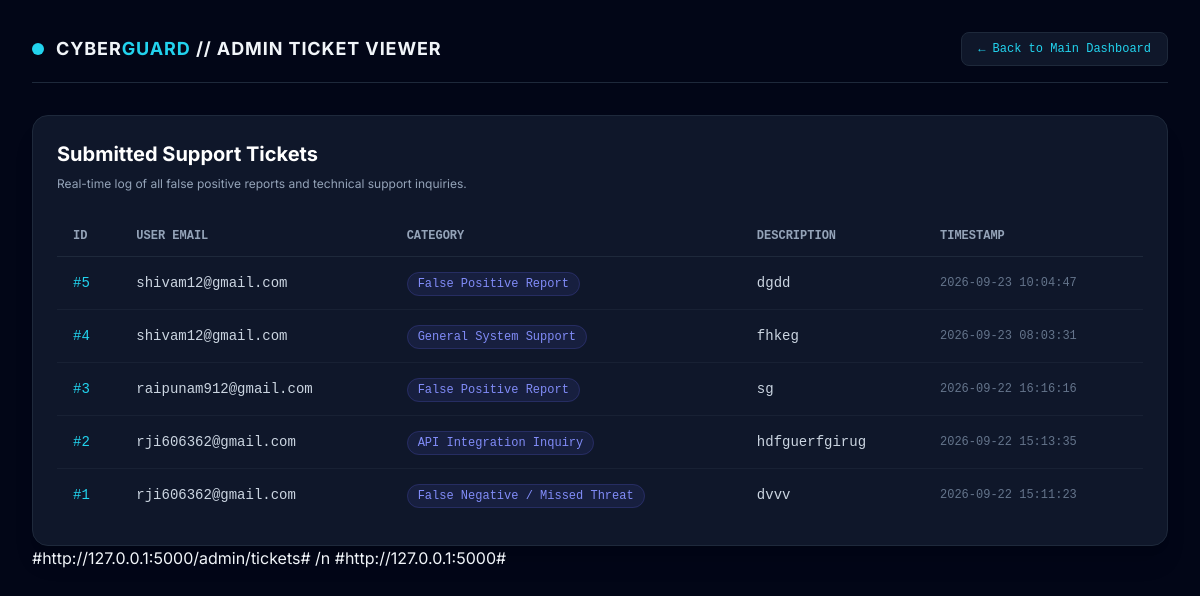
The page /admin/tickets on the database its author committed.
### tables this page shows
CREATE TABLE support_tickets (
            id INTEGER PRIMARY KEY AUTOINCREMENT,
            email TEXT NOT NULL,
            category TEXT NOT NULL,
            description TEXT NOT NULL,
            timestamp DATETIME DEFAULT CURRENT_TIMESTAMP
        );

### app.py (the view)
@app.route('/admin/tickets')
def admin_tickets():
    try:
        conn = sqlite3.connect('security_hub.db')
        cursor = conn.cursor()
        cursor.execute('SELECT id, email, category, description, timestamp FROM support_tickets ORDER BY timestamp DESC')
        tickets = cursor.fetchall()
        conn.close()
        return flask.render_template('admin.html', tickets=tickets)
    except Exception as e:
        return f"Database Error: {str(e)}"

### templates/admin.html (shortened to what this page needs)
<!DOCTYPE html>
<html lang="en">
<head>
    <script src="https://cdn.tailwindcss.com"></script>
</head>
<body class="bg-slate-950 text-slate-100 min-h-screen p-6 lg:p-8">
    <header class="max-w-7xl mx-auto border-b border-slate-800 pb-4 mb-8 flex items-center justify-between">
        <div class="flex items-center space-x-3">
            <div class="h-3 w-3 bg-cyan-400 rounded-full animate-pulse"></div>
            <span class="font-bold tracking-wider text-lg text-slate-100">CYBER<span class="text-cyan-400">GUARD</span> // ADMIN TICKET VIEWER</span>
        </div>
        <a href="/" class="text-xs font-mono bg-slate-900 border border-slate-800 px-4 py-2 rounded-lg text-cyan-400 hover:bg-slate-800 transition">
            ← Back to Main Dashboard
        </a>
    </header>
    <main class="max-w-7xl mx-auto space-y-6">
        <div class="bg-slate-900 border border-slate-800 rounded-2xl p-6 shadow-xl">
            <h1 class="text-xl font-bold text-white mb-2">Submitted Support Tickets</h1>
            <p class="text-slate-400 text-xs mb-6">Real-time log of all false positive reports and technical support inquiries.</p>
            <div class="overflow-x-auto">
                <table class="w-full text-left border-collapse">
                    <thead>
                        <tr class="border-b border-slate-800 text-xs font-mono text-slate-400 uppercase">
                            <th class="py-3 px-4">ID</th>
                            <th class="py-3 px-4">User Email</th>
                            <th class="py-3 px-4">Category</th>
                            <th class="py-3 px-4">Description</th>
                            <th class="py-3 px-4">Timestamp</th>
                        </tr>
                    </thead>
                    <tbody class="divide-y divide-slate-800/60 text-sm font-mono">
                        {% if tickets %}
                            {% for ticket in tickets %}
                            <tr class="hover:bg-slate-800/30 transition">
                                <td class="py-4 px-4 text-cyan-400">#{{ ticket[0] }}</td>
                                <td class="py-4 px-4 text-slate-300">{{ ticket[1] }}</td>
                                <td class="py-4 px-4">
                                    <span class="bg-indigo-500/10 text-indigo-400 border border-indigo-500/20 text-xs px-2.5 py-1 rounded-full">
                                        {{ ticket[2] }}
                                    </span>
                                </td>
                                <td class="py-4 px-4 text-slate-300 max-w-xs truncate">{{ ticket[3] }}</td>
                                <td class="py-4 px-4 text-xs text-slate-500">{{ ticket[4] }}</td>
                            </tr>
                            {% endfor %}
                        {% else %}
                            <tr>
                                <td colspan="5" class="py-8 text-center text-slate-500 text-xs">
                                    // No support tickets found in database.
                                </td>
                            </tr>
                        {% endif %}
                    </tbody>
                </table>
            </div>
        </div>
    </main>
</body>
</html>

### templates/admin.html (style rules this page uses)
body { font-family: 'Inter', sans-serif; }
.font-mono { font-family: 'JetBrains Mono', monospace; }

### rows shown on the page
support_tickets: id "5", email "shivam12@gmail.com", category "False Positive Report", description "dgdd", timestamp "2026-09-23 10:04:47"
support_tickets: id "4", email "shivam12@gmail.com", category "General System Support", description "fhkeg", timestamp "2026-09-23 08:03:31"
support_tickets: id "3", email "raipunam912@gmail.com", category "False Positive Report", description "sg", timestamp "2026-09-22 16:16:16"
support_tickets: id "2", email "rji606362@gmail.com", category "API Integration Inquiry", description "hdfguerfgirug", timestamp "2026-09-22 15:13:35"
support_tickets: id "1", email "rji606362@gmail.com", category "False Negative / Missed Threat", description "dvvv", timestamp "2026-09-22 15:11:23"
